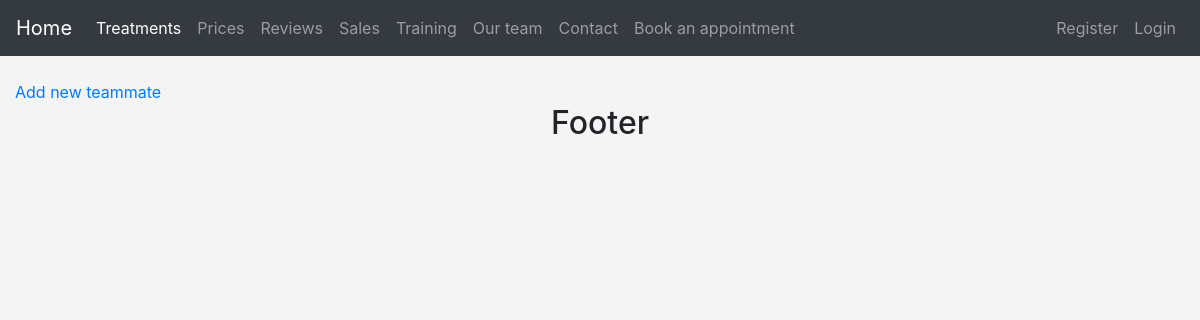
The page /team/ on the database as committed earlier.
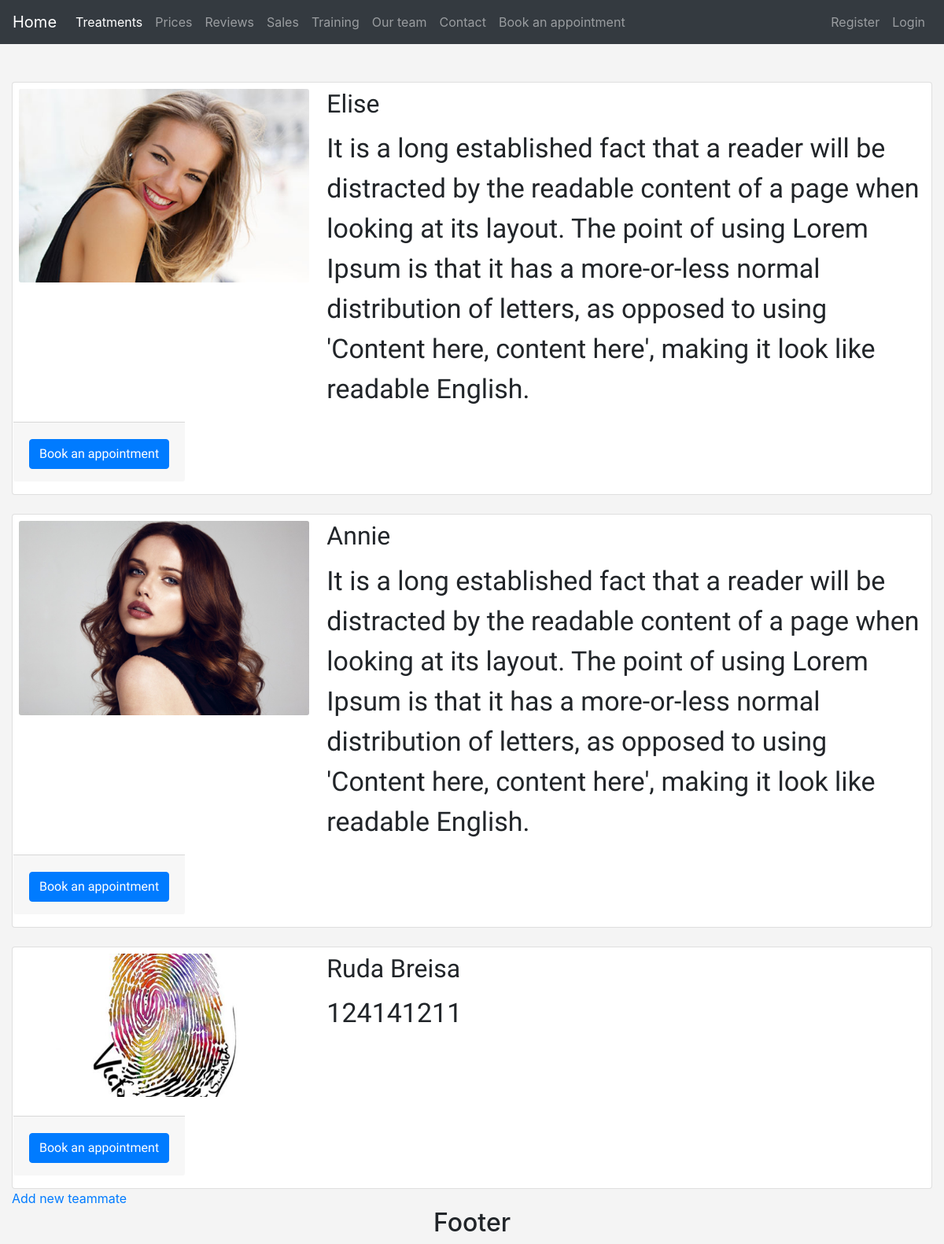
The same page on the database as committed later.
### base/models.py (models this page shows)
class Team(models.Model):
    name = models.CharField(max_length=200)
    image = models.ImageField(null=True, blank=True, upload_to='images/team/')
    description = models.TextField(max_length=1000, null=True, blank=True)
    def __str__(self):
        return self.name

### base/views.py (the view)
# urls.py: path('team/', views.team, name="team"),
def team(request):
    teammates = Team.objects.all()
    return render(request, 'base/team.html', {'teammates': teammates})

### base/templates/base/team.html (shortened to what this page needs)
{% extends 'base/main.html' %}
{% block content %}
{% for teammate in teammates %}
<div class="card mt-4" style="width: 100%">
  <div class="row">
    <div class="col-md-4">
      <img src="{{ teammate.image.url }}" class="card-img m-2" alt="Card image">
    </div>
    <div class="col-md-8">
      <h2 class="card-title mt-2"> {{ teammate }}</h2>
      <p class="card-text">{{ teammate.description }}</p>
    </div>
    <div class="card-footer m-3">
      <center><a href="#" class="btn btn-primary">Book an appointment</a></center>
    </div>
  </div>
</div>
{% endfor %}
<a href="{% url 'add-team' %}">Add new teammate</a>
{% endblock content %}

### base/templates/base/main.html (shortened to what this page needs)
<!DOCTYPE html>
<html>
<head>
    <link rel="stylesheet" href="https://cdn.jsdelivr.net/npm/bootstrap@4.3.1/dist/css/bootstrap.min.css">
</head>
<body>
    {% include 'navbar.html' %}
<br>
    <div class="container-fluid">
    {% block content %}
    {% endblock content %}
    </div>
    {% include 'footer.html' %}
</body>
</html>

### base/templates/base/navbar.html (shortened to what this page needs)
<nav class="navbar navbar-expand-lg navbar-dark bg-dark">
  <a class="navbar-brand" href="#">Home</a>
   <div class="collapse navbar-collapse" id="navbarNav">
    <ul class="navbar-nav">
      <li class="nav-item active">
        <a class="nav-link" href="{% url 'treatments' %}">Treatments</a>
      </li>
      <li>
        <a class="nav-link" href="{% url 'prices' %}">Prices</a>
      </li>
      <li>
        <a class="nav-link" href="{% url 'reviews' %}">Reviews</a>
      </li>
      <li>
        <a class="nav-link" href="{% url 'sale' %}">Sales</a>
      </li>
      <li>
        <a class="nav-link" href="{% url 'training' %}">Training</a>
      </li>
      <li>
        <a class="nav-link" href="{% url 'team' %}">Our team</a>
      </li>
      <li>
        <a class="nav-link" href="{% url 'contact' %}">Contact</a>
      </li>
      <li>
        <a class="nav-link" href="{% url 'appointment' %}">Book an appointment</a>
      </li>
    </ul>
    <ul class="navbar-nav ml-auto">
      {% if user.is_authenticated %}
      <li class="nav-item">
        <a class="nav-link" href="{% url 'logout' %}">Logout</a>
      </li>
      {% else %}
      <li class="nav-item">
        <a class="nav-link" href="{% url 'register-user' %}">Register</a>
      </li>
      <li class="nav-item">
        <a class="nav-link" href="{% url 'login' %}">Login</a>
      </li>
      {% endif %}
    </ul>
  </div>
</nav>

### base/templates/base/footer.html
<center>
<h2>Footer</h2>
</center>

### base/templates/base/main.html (style rules this page uses)
body { background: #f4f4f4; }
.row { font-family: 'Mouse Memoirs', sans-serif; font-size: 34px; }

Rows that differ between the two databases and show on the page:
added Team: image (picture), name "Elise", description "It is a long established fact that a reader will be distracted by the readable content of a page when looking at its layout. The point of using Lorem Ipsum is that it has a more-or-less normal distribution of letters, as opposed to using 'Content here, content here', making it look like readable English."
added Team: image (picture), name "Annie", description "It is a long established fact that a reader will be distracted by the readable content of a page when looking at its layout. The point of using Lorem Ipsum is that it has a more-or-less normal distribution of letters, as opposed to using 'Content here, content here', making it look like readable English."
added Team: image (picture), name "Ruda Breisa", description "124141211"
